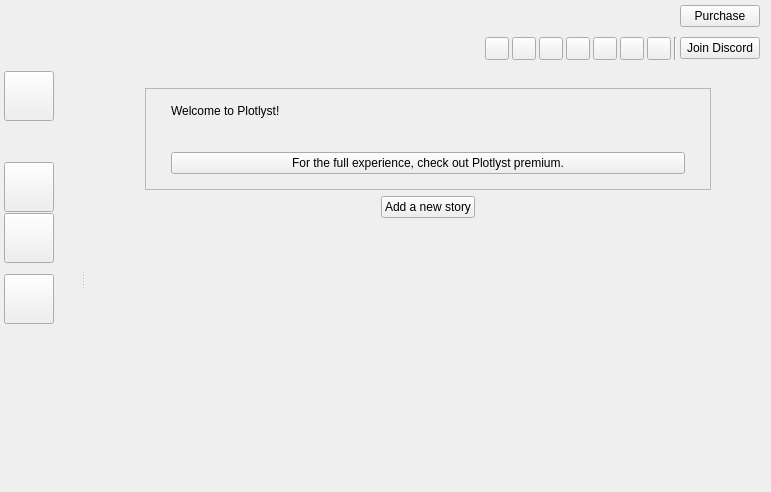
<?xml version="1.0" encoding="UTF-8"?>
<ui version="4.0">
 <class>HomeView</class>
 <widget class="QWidget" name="HomeView">
  <property name="geometry">
   <rect>
    <x>0</x>
    <y>0</y>
    <width>771</width>
    <height>492</height>
   </rect>
  </property>
  <property name="windowTitle">
   <string>Form</string>
  </property>
  <layout class="QVBoxLayout" name="verticalLayout">
   <property name="spacing">
    <number>0</number>
   </property>
   <property name="leftMargin">
    <number>0</number>
   </property>
   <property name="topMargin">
    <number>0</number>
   </property>
   <property name="rightMargin">
    <number>0</number>
   </property>
   <property name="bottomMargin">
    <number>0</number>
   </property>
   <item>
    <widget class="QWidget" name="wdgTop" native="true">
     <property name="sizePolicy">
      <sizepolicy hsizetype="Preferred" vsizetype="Maximum">
       <horstretch>0</horstretch>
       <verstretch>0</verstretch>
      </sizepolicy>
     </property>
     <property name="banner-bg" stdset="0">
      <bool>true</bool>
     </property>
     <layout class="QHBoxLayout" name="horizontalLayout_2">
      <property name="spacing">
       <number>0</number>
      </property>
      <property name="leftMargin">
       <number>10</number>
      </property>
      <property name="topMargin">
       <number>5</number>
      </property>
      <property name="rightMargin">
       <number>10</number>
      </property>
      <property name="bottomMargin">
       <number>5</number>
      </property>
      <item>
       <widget class="QLabel" name="lblBanner">
        <property name="sizePolicy">
         <sizepolicy hsizetype="Maximum" vsizetype="Preferred">
          <horstretch>0</horstretch>
          <verstretch>0</verstretch>
         </sizepolicy>
        </property>
        <property name="text">
         <string/>
        </property>
       </widget>
      </item>
      <item alignment="Qt::AlignRight">
       <widget class="QWidget" name="widget" native="true">
        <layout class="QVBoxLayout" name="verticalLayout_2">
         <property name="spacing">
          <number>0</number>
         </property>
         <property name="leftMargin">
          <number>1</number>
         </property>
         <property name="topMargin">
          <number>0</number>
         </property>
         <property name="rightMargin">
          <number>1</number>
         </property>
         <property name="bottomMargin">
          <number>1</number>
         </property>
         <item alignment="Qt::AlignRight|Qt::AlignTop">
          <widget class="QPushButton" name="btnPurchase">
           <property name="cursor">
            <cursorShape>PointingHandCursor</cursorShape>
           </property>
           <property name="text">
            <string>Purchase</string>
           </property>
          </widget>
         </item>
         <item>
          <spacer name="verticalSpacer_4">
           <property name="orientation">
            <enum>Qt::Vertical</enum>
           </property>
           <property name="sizeType">
            <enum>QSizePolicy::Expanding</enum>
           </property>
           <property name="sizeHint" stdset="0">
            <size>
             <width>20</width>
             <height>10</height>
            </size>
           </property>
          </spacer>
         </item>
         <item alignment="Qt::AlignRight|Qt::AlignBottom">
          <widget class="QWidget" name="wdgSocials" native="true">
           <layout class="QHBoxLayout" name="horizontalLayout_4">
            <property name="spacing">
             <number>3</number>
            </property>
            <property name="leftMargin">
             <number>0</number>
            </property>
            <property name="topMargin">
             <number>0</number>
            </property>
            <property name="rightMargin">
             <number>0</number>
            </property>
            <property name="bottomMargin">
             <number>0</number>
            </property>
            <item>
             <widget class="QToolButton" name="btnPatreon">
              <property name="cursor">
               <cursorShape>PointingHandCursor</cursorShape>
              </property>
              <property name="toolTip">
               <string>Patreon</string>
              </property>
              <property name="text">
               <string/>
              </property>
              <property name="transparent" stdset="0">
               <bool>true</bool>
              </property>
             </widget>
            </item>
            <item alignment="Qt::AlignBottom">
             <widget class="QToolButton" name="btnInstagram">
              <property name="cursor">
               <cursorShape>PointingHandCursor</cursorShape>
              </property>
              <property name="toolTip">
               <string>Instagram</string>
              </property>
              <property name="text">
               <string/>
              </property>
              <property name="transparent" stdset="0">
               <bool>true</bool>
              </property>
             </widget>
            </item>
            <item>
             <widget class="QToolButton" name="btnThreads">
              <property name="cursor">
               <cursorShape>PointingHandCursor</cursorShape>
              </property>
              <property name="toolTip">
               <string>Threads</string>
              </property>
              <property name="text">
               <string/>
              </property>
              <property name="transparent" stdset="0">
               <bool>true</bool>
              </property>
             </widget>
            </item>
            <item alignment="Qt::AlignBottom">
             <widget class="QToolButton" name="btnTwitter">
              <property name="cursor">
               <cursorShape>PointingHandCursor</cursorShape>
              </property>
              <property name="toolTip">
               <string>Twitter</string>
              </property>
              <property name="text">
               <string/>
              </property>
              <property name="transparent" stdset="0">
               <bool>true</bool>
              </property>
             </widget>
            </item>
            <item alignment="Qt::AlignBottom">
             <widget class="QToolButton" name="btnFacebook">
              <property name="cursor">
               <cursorShape>PointingHandCursor</cursorShape>
              </property>
              <property name="toolTip">
               <string>Facebook</string>
              </property>
              <property name="text">
               <string/>
              </property>
              <property name="transparent" stdset="0">
               <bool>true</bool>
              </property>
             </widget>
            </item>
            <item alignment="Qt::AlignBottom">
             <widget class="QToolButton" name="btnYoutube">
              <property name="cursor">
               <cursorShape>PointingHandCursor</cursorShape>
              </property>
              <property name="toolTip">
               <string>Youtube</string>
              </property>
              <property name="text">
               <string/>
              </property>
              <property name="transparent" stdset="0">
               <bool>true</bool>
              </property>
             </widget>
            </item>
            <item alignment="Qt::AlignBottom">
             <widget class="QToolButton" name="btnPinterest">
              <property name="cursor">
               <cursorShape>PointingHandCursor</cursorShape>
              </property>
              <property name="toolTip">
               <string>Pinterest</string>
              </property>
              <property name="text">
               <string/>
              </property>
              <property name="transparent" stdset="0">
               <bool>true</bool>
              </property>
             </widget>
            </item>
            <item>
             <widget class="Line" name="line_2">
              <property name="orientation">
               <enum>Qt::Vertical</enum>
              </property>
             </widget>
            </item>
            <item>
             <widget class="QPushButton" name="btnJoinDiscord">
              <property name="cursor">
               <cursorShape>PointingHandCursor</cursorShape>
              </property>
              <property name="toolTip">
               <string/>
              </property>
              <property name="text">
               <string>Join Discord</string>
              </property>
              <property name="transparent" stdset="0">
               <bool>true</bool>
              </property>
             </widget>
            </item>
           </layout>
          </widget>
         </item>
        </layout>
       </widget>
      </item>
     </layout>
    </widget>
   </item>
   <item>
    <layout class="QHBoxLayout" name="horizontalLayout_3">
     <property name="spacing">
      <number>0</number>
     </property>
     <item>
      <widget class="QWidget" name="wdgNav" native="true">
       <property name="navbar" stdset="0">
        <bool>false</bool>
       </property>
       <property name="banner-bg" stdset="0">
        <bool>true</bool>
       </property>
       <layout class="QVBoxLayout" name="verticalLayout_3">
        <property name="spacing">
         <number>1</number>
        </property>
        <property name="leftMargin">
         <number>4</number>
        </property>
        <property name="topMargin">
         <number>5</number>
        </property>
        <property name="rightMargin">
         <number>2</number>
        </property>
        <item>
         <widget class="QToolButton" name="btnLibrary">
          <property name="minimumSize">
           <size>
            <width>50</width>
            <height>50</height>
           </size>
          </property>
          <property name="maximumSize">
           <size>
            <width>50</width>
            <height>50</height>
           </size>
          </property>
          <property name="cursor">
           <cursorShape>PointingHandCursor</cursorShape>
          </property>
          <property name="toolTip">
           <string>Library</string>
          </property>
          <property name="text">
           <string/>
          </property>
          <property name="iconSize">
           <size>
            <width>32</width>
            <height>32</height>
           </size>
          </property>
          <property name="checkable">
           <bool>true</bool>
          </property>
          <property name="base" stdset="0">
           <bool>false</bool>
          </property>
          <property name="main-navbar" stdset="0">
           <bool>true</bool>
          </property>
          <property name="transparent" stdset="0">
           <bool>true</bool>
          </property>
          <attribute name="buttonGroup">
           <string notr="true">buttonGroup</string>
          </attribute>
         </widget>
        </item>
        <item>
         <spacer name="verticalSpacer_7">
          <property name="orientation">
           <enum>Qt::Vertical</enum>
          </property>
          <property name="sizeType">
           <enum>QSizePolicy::Fixed</enum>
          </property>
          <property name="sizeHint" stdset="0">
           <size>
            <width>20</width>
            <height>40</height>
           </size>
          </property>
         </spacer>
        </item>
        <item>
         <widget class="QToolButton" name="btnPatrons">
          <property name="minimumSize">
           <size>
            <width>50</width>
            <height>50</height>
           </size>
          </property>
          <property name="maximumSize">
           <size>
            <width>50</width>
            <height>50</height>
           </size>
          </property>
          <property name="cursor">
           <cursorShape>PointingHandCursor</cursorShape>
          </property>
          <property name="toolTip">
           <string>Community</string>
          </property>
          <property name="text">
           <string/>
          </property>
          <property name="iconSize">
           <size>
            <width>32</width>
            <height>32</height>
           </size>
          </property>
          <property name="checkable">
           <bool>true</bool>
          </property>
          <property name="base" stdset="0">
           <bool>false</bool>
          </property>
          <property name="main-navbar" stdset="0">
           <bool>true</bool>
          </property>
          <property name="transparent" stdset="0">
           <bool>true</bool>
          </property>
          <attribute name="buttonGroup">
           <string notr="true">buttonGroup</string>
          </attribute>
         </widget>
        </item>
        <item>
         <widget class="QToolButton" name="btnRoadmap">
          <property name="minimumSize">
           <size>
            <width>50</width>
            <height>50</height>
           </size>
          </property>
          <property name="maximumSize">
           <size>
            <width>50</width>
            <height>50</height>
           </size>
          </property>
          <property name="cursor">
           <cursorShape>PointingHandCursor</cursorShape>
          </property>
          <property name="toolTip">
           <string>Roadmap</string>
          </property>
          <property name="text">
           <string/>
          </property>
          <property name="iconSize">
           <size>
            <width>32</width>
            <height>32</height>
           </size>
          </property>
          <property name="checkable">
           <bool>true</bool>
          </property>
          <property name="base" stdset="0">
           <bool>false</bool>
          </property>
          <property name="main-navbar" stdset="0">
           <bool>true</bool>
          </property>
          <property name="transparent" stdset="0">
           <bool>true</bool>
          </property>
          <attribute name="buttonGroup">
           <string notr="true">buttonGroup</string>
          </attribute>
         </widget>
        </item>
        <item>
         <spacer name="verticalSpacer_8">
          <property name="orientation">
           <enum>Qt::Vertical</enum>
          </property>
          <property name="sizeType">
           <enum>QSizePolicy::Fixed</enum>
          </property>
          <property name="sizeHint" stdset="0">
           <size>
            <width>20</width>
            <height>10</height>
           </size>
          </property>
         </spacer>
        </item>
        <item>
         <widget class="QToolButton" name="btnKnowledgeBase">
          <property name="minimumSize">
           <size>
            <width>50</width>
            <height>50</height>
           </size>
          </property>
          <property name="maximumSize">
           <size>
            <width>50</width>
            <height>50</height>
           </size>
          </property>
          <property name="cursor">
           <cursorShape>PointingHandCursor</cursorShape>
          </property>
          <property name="toolTip">
           <string>Knowledge base</string>
          </property>
          <property name="text">
           <string/>
          </property>
          <property name="iconSize">
           <size>
            <width>32</width>
            <height>32</height>
           </size>
          </property>
          <property name="checkable">
           <bool>true</bool>
          </property>
          <property name="base" stdset="0">
           <bool>false</bool>
          </property>
          <property name="main-navbar" stdset="0">
           <bool>true</bool>
          </property>
          <property name="transparent" stdset="0">
           <bool>true</bool>
          </property>
          <attribute name="buttonGroup">
           <string notr="true">buttonGroup</string>
          </attribute>
         </widget>
        </item>
        <item>
         <spacer name="verticalSpacer">
          <property name="orientation">
           <enum>Qt::Vertical</enum>
          </property>
          <property name="sizeHint" stdset="0">
           <size>
            <width>20</width>
            <height>40</height>
           </size>
          </property>
         </spacer>
        </item>
       </layout>
      </widget>
     </item>
     <item>
      <widget class="QStackedWidget" name="stackedWidget">
       <widget class="QWidget" name="pageLibrary">
        <layout class="QVBoxLayout" name="verticalLayout_10">
         <property name="spacing">
          <number>0</number>
         </property>
         <property name="leftMargin">
          <number>10</number>
         </property>
         <property name="topMargin">
          <number>0</number>
         </property>
         <property name="rightMargin">
          <number>0</number>
         </property>
         <property name="bottomMargin">
          <number>0</number>
         </property>
         <item>
          <widget class="QSplitter" name="splitterLibrary">
           <property name="orientation">
            <enum>Qt::Horizontal</enum>
           </property>
           <property name="childrenCollapsible">
            <bool>false</bool>
           </property>
           <widget class="QWidget" name="wdgShelvesParent" native="true">
            <property name="bg" stdset="0">
             <bool>true</bool>
            </property>
            <layout class="QVBoxLayout" name="verticalLayout_9">
             <property name="leftMargin">
              <number>5</number>
             </property>
             <property name="topMargin">
              <number>5</number>
             </property>
             <property name="rightMargin">
              <number>5</number>
             </property>
             <property name="bottomMargin">
              <number>5</number>
             </property>
            </layout>
           </widget>
           <widget class="QWidget" name="layoutWidget">
            <layout class="QVBoxLayout" name="verticalLayout_4">
             <property name="spacing">
              <number>0</number>
             </property>
             <item>
              <widget class="QWidget" name="wdgLibraryBar" native="true">
               <property name="bg" stdset="0">
                <bool>true</bool>
               </property>
               <layout class="QHBoxLayout" name="horizontalLayout">
                <property name="spacing">
                 <number>3</number>
                </property>
                <property name="leftMargin">
                 <number>1</number>
                </property>
                <property name="topMargin">
                 <number>1</number>
                </property>
                <property name="rightMargin">
                 <number>1</number>
                </property>
                <property name="bottomMargin">
                 <number>1</number>
                </property>
               </layout>
              </widget>
             </item>
             <item>
              <widget class="QStackedWidget" name="stackWdgNovels">
               <widget class="QWidget" name="pageEmpty">
                <property name="white-bg" stdset="0">
                 <bool>false</bool>
                </property>
                <property name="relaxed-white-bg" stdset="0">
                 <bool>false</bool>
                </property>
                <property name="bg" stdset="0">
                 <bool>true</bool>
                </property>
                <layout class="QVBoxLayout" name="verticalLayout_12">
                 <property name="leftMargin">
                  <number>20</number>
                 </property>
                 <property name="topMargin">
                  <number>20</number>
                 </property>
                 <property name="rightMargin">
                  <number>20</number>
                 </property>
                 <property name="bottomMargin">
                  <number>0</number>
                 </property>
                 <item>
                  <layout class="QHBoxLayout" name="horizontalLayout_13">
                   <item>
                    <spacer name="horizontalSpacer_11">
                     <property name="orientation">
                      <enum>Qt::Horizontal</enum>
                     </property>
                     <property name="sizeType">
                      <enum>QSizePolicy::Fixed</enum>
                     </property>
                     <property name="sizeHint" stdset="0">
                      <size>
                       <width>40</width>
                       <height>20</height>
                      </size>
                     </property>
                    </spacer>
                   </item>
                   <item>
                    <widget class="QFrame" name="frame">
                     <property name="sizePolicy">
                      <sizepolicy hsizetype="Expanding" vsizetype="Preferred">
                       <horstretch>0</horstretch>
                       <verstretch>0</verstretch>
                      </sizepolicy>
                     </property>
                     <property name="maximumSize">
                      <size>
                       <width>1000</width>
                       <height>16777215</height>
                      </size>
                     </property>
                     <property name="frameShape">
                      <enum>QFrame::StyledPanel</enum>
                     </property>
                     <property name="frameShadow">
                      <enum>QFrame::Raised</enum>
                     </property>
                     <property name="relaxed-white-bg" stdset="0">
                      <bool>true</bool>
                     </property>
                     <property name="large-rounded" stdset="0">
                      <bool>true</bool>
                     </property>
                     <layout class="QVBoxLayout" name="verticalLayout_15">
                      <property name="spacing">
                       <number>10</number>
                      </property>
                      <property name="leftMargin">
                       <number>25</number>
                      </property>
                      <property name="topMargin">
                       <number>15</number>
                      </property>
                      <property name="rightMargin">
                       <number>25</number>
                      </property>
                      <property name="bottomMargin">
                       <number>15</number>
                      </property>
                      <item>
                       <widget class="QLabel" name="label_6">
                        <property name="text">
                         <string>Welcome to Plotlyst!</string>
                        </property>
                        <property name="h1" stdset="0">
                         <bool>true</bool>
                        </property>
                       </widget>
                      </item>
                      <item>
                       <widget class="QLabel" name="lblWelcomeMain">
                        <property name="text">
                         <string/>
                        </property>
                        <property name="wordWrap">
                         <bool>true</bool>
                        </property>
                        <property name="small-body" stdset="0">
                         <bool>true</bool>
                        </property>
                       </widget>
                      </item>
                      <item>
                       <widget class="QPushButton" name="btnFullExperienceLink">
                        <property name="cursor">
                         <cursorShape>PointingHandCursor</cursorShape>
                        </property>
                        <property name="text">
                         <string>For the full experience, check out Plotlyst premium.</string>
                        </property>
                        <property name="transparent" stdset="0">
                         <bool>true</bool>
                        </property>
                       </widget>
                      </item>
                     </layout>
                    </widget>
                   </item>
                   <item>
                    <spacer name="horizontalSpacer_14">
                     <property name="orientation">
                      <enum>Qt::Horizontal</enum>
                     </property>
                     <property name="sizeType">
                      <enum>QSizePolicy::Fixed</enum>
                     </property>
                     <property name="sizeHint" stdset="0">
                      <size>
                       <width>40</width>
                       <height>20</height>
                      </size>
                     </property>
                    </spacer>
                   </item>
                  </layout>
                 </item>
                 <item alignment="Qt::AlignHCenter">
                  <widget class="QPushButton" name="btnAddNewStoryMain">
                   <property name="sizePolicy">
                    <sizepolicy hsizetype="Maximum" vsizetype="Fixed">
                     <horstretch>0</horstretch>
                     <verstretch>0</verstretch>
                    </sizepolicy>
                   </property>
                   <property name="cursor">
                    <cursorShape>PointingHandCursor</cursorShape>
                   </property>
                   <property name="toolTip">
                    <string>Add a new story</string>
                   </property>
                   <property name="text">
                    <string>Add a new story</string>
                   </property>
                   <property name="positive" stdset="0">
                    <bool>true</bool>
                   </property>
                   <property name="base" stdset="0">
                    <bool>true</bool>
                   </property>
                   <property name="large" stdset="0">
                    <bool>true</bool>
                   </property>
                  </widget>
                 </item>
                 <item>
                  <spacer name="verticalSpacer_2">
                   <property name="orientation">
                    <enum>Qt::Vertical</enum>
                   </property>
                   <property name="sizeHint" stdset="0">
                    <size>
                     <width>20</width>
                     <height>40</height>
                    </size>
                   </property>
                  </spacer>
                 </item>
                </layout>
               </widget>
               <widget class="QWidget" name="pageNovelDisplay">
                <property name="white-bg" stdset="0">
                 <bool>false</bool>
                </property>
                <property name="muted-bg" stdset="0">
                 <bool>false</bool>
                </property>
                <property name="bg" stdset="0">
                 <bool>false</bool>
                </property>
                <layout class="QVBoxLayout" name="verticalLayout_13">
                 <property name="leftMargin">
                  <number>20</number>
                 </property>
                 <property name="topMargin">
                  <number>20</number>
                 </property>
                 <property name="rightMargin">
                  <number>20</number>
                 </property>
                 <property name="bottomMargin">
                  <number>20</number>
                 </property>
                </layout>
               </widget>
               <widget class="QWidget" name="pageSeriesDisplay">
                <layout class="QVBoxLayout" name="verticalLayout_16">
                 <property name="spacing">
                  <number>0</number>
                 </property>
                 <property name="leftMargin">
                  <number>0</number>
                 </property>
                 <property name="topMargin">
                  <number>0</number>
                 </property>
                 <property name="rightMargin">
                  <number>0</number>
                 </property>
                 <property name="bottomMargin">
                  <number>0</number>
                 </property>
                 <item>
                  <widget class="QScrollArea" name="scrollArea">
                   <property name="frameShape">
                    <enum>QFrame::NoFrame</enum>
                   </property>
                   <property name="widgetResizable">
                    <bool>true</bool>
                   </property>
                   <widget class="QWidget" name="scrollAreaSeries">
                    <property name="geometry">
                     <rect>
                      <x>0</x>
                      <y>0</y>
                      <width>98</width>
                      <height>40</height>
                     </rect>
                    </property>
                    <layout class="QVBoxLayout" name="verticalLayout_17">
                     <property name="leftMargin">
                      <number>20</number>
                     </property>
                     <property name="topMargin">
                      <number>20</number>
                     </property>
                     <property name="rightMargin">
                      <number>20</number>
                     </property>
                     <property name="bottomMargin">
                      <number>20</number>
                     </property>
                    </layout>
                   </widget>
                  </widget>
                 </item>
                </layout>
               </widget>
              </widget>
             </item>
            </layout>
           </widget>
          </widget>
         </item>
        </layout>
       </widget>
       <widget class="QWidget" name="pageRoadmap">
        <layout class="QVBoxLayout" name="verticalLayout_7">
         <property name="spacing">
          <number>0</number>
         </property>
         <property name="leftMargin">
          <number>0</number>
         </property>
         <property name="topMargin">
          <number>0</number>
         </property>
         <property name="rightMargin">
          <number>0</number>
         </property>
         <property name="bottomMargin">
          <number>0</number>
         </property>
        </layout>
       </widget>
       <widget class="QWidget" name="pagePatrons">
        <layout class="QVBoxLayout" name="verticalLayout_5">
         <property name="spacing">
          <number>0</number>
         </property>
         <property name="leftMargin">
          <number>0</number>
         </property>
         <property name="topMargin">
          <number>0</number>
         </property>
         <property name="rightMargin">
          <number>0</number>
         </property>
         <property name="bottomMargin">
          <number>0</number>
         </property>
        </layout>
       </widget>
       <widget class="QWidget" name="pageKnowledgeBase">
        <layout class="QVBoxLayout" name="verticalLayout_6">
         <property name="spacing">
          <number>0</number>
         </property>
         <property name="leftMargin">
          <number>0</number>
         </property>
         <property name="topMargin">
          <number>0</number>
         </property>
         <property name="rightMargin">
          <number>0</number>
         </property>
         <property name="bottomMargin">
          <number>0</number>
         </property>
        </layout>
       </widget>
      </widget>
     </item>
    </layout>
   </item>
  </layout>
 </widget>
 <resources/>
 <connections/>
 <buttongroups>
  <buttongroup name="buttonGroup"/>
 </buttongroups>
</ui>
